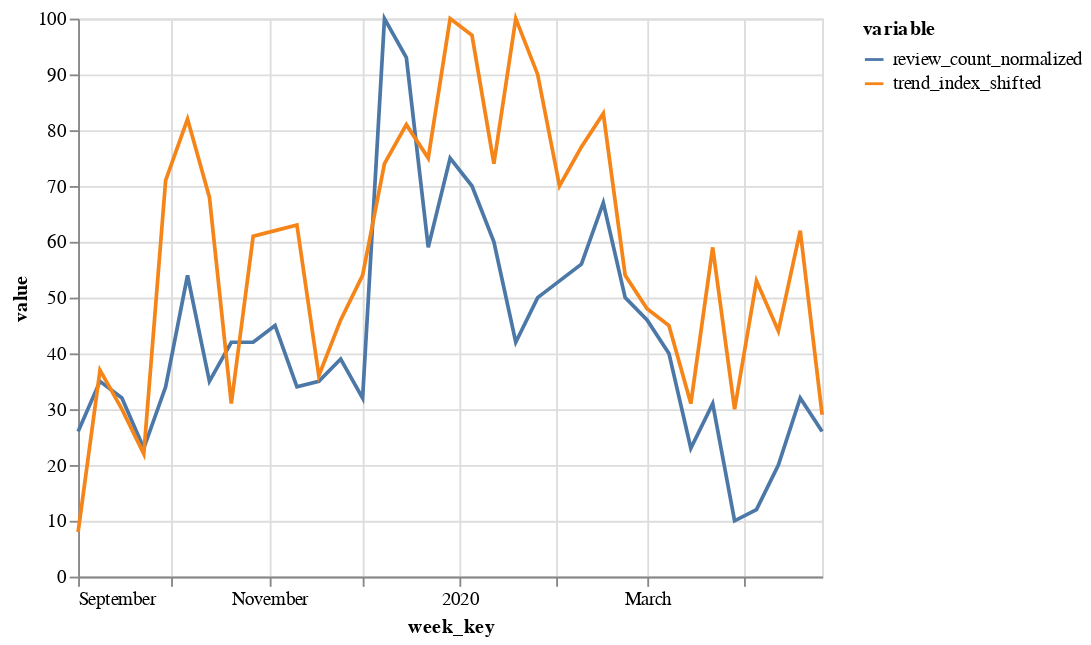

Notebook source saved alongside this figure:
### Markdown cell above
Another example of WF-1000XM3

### Code cell
df_wf_1000_xm3 = data_import_clean('WF-1000XM3', 100)
df_wf_1000_xm3['trend_index_shifted'] = df_wf_1000_xm3['trend_index'].shift(9)
df_wf_1000_xm3.dropna(subset=['review_count', 'trend_index_shifted'], how='any', inplace=True)
df_wf_1000_xm3['review_count_normalized'] = (df_wf_1000_xm3['review_count']/df_wf_1000_xm3['review_count'].max()*100).astype(int)

alt.Chart(df_wf_1000_xm3).mark_line().transform_fold(
    fold=['review_count_normalized', 'trend_index_shifted'], 
    as_=['variable', 'value']
).encode(
    x='week_key',
    y='value:Q',
    color='variable:N'
)

### Figure 1 — Vega-Lite specification as saved in the notebook (floating-point values rounded to 4 significant figures)
{"config": {"view": {"continuousWidth": 400, "continuousHeight": 300}}, "data": {"name": "data-31e5bdb3888f020627f8d814dcad9c68"}, "mark": "line", "encoding": {"color": {"type": "nominal", "field": "variable"}, "x": {"type": "temporal", "field": "week_key"}, "y": {"type": "quantitative", "field": "value"}}, "transform": [{"fold": ["review_count_normalized", "trend_index_shifted"], "as": ["variable", "value"]}], "$schema": "https://vega.github.io/schema/vega-lite/v4.8.1.json", "datasets": {"data-31e5bdb3888f020627f8d814dcad9c68": [{"review_date_key": "2019-09-01T00:00:00", "average_rating": 3.235, "review_count": 17.0, "Week": "2019-09-01T00:00:00", "trend_index": 62, "week_key": "2019-09-01T00:00:00", "product_name": "WF-1000XM3", "price": 100, "trend_index_shifted": 8.0, "review_count_normalized": 26}, {"review_date_key": "2019-09-08T00:00:00", "average_rating": 3.783, "review_count": 23.0, "Week": "2019-09-08T00:00:00", "trend_index": 63, "week_key": "2019-09-08T00:00:00", "product_name": "WF-1000XM3", "price": 100, "trend_index_shifted": 37.0, "review_count_normalized": 35}, {"review_date_key": "2019-09-15T00:00:00", "average_rating": 3.905, "review_count": 21.0, "Week": "2019-09-15T00:00:00", "trend_index": 36, "week_key": "2019-09-15T00:00:00", "product_name": "WF-1000XM3", "price": 100, "trend_index_shifted": 30.0, "review_count_normalized": 32}, {"review_date_key": "2019-09-22T00:00:00", "average_rating": 3.467, "review_count": 15.0, "Week": "2019-09-22T00:00:00", "trend_index": 46, "week_key": "2019-09-22T00:00:00", "product_name": "WF-1000XM3", "price": 100, "trend_index_shifted": 22.0, "review_count_normalized": 23}, {"review_date_key": "2019-09-29T00:00:00", "average_rating": 3.364, "review_count": 22.0, "Week": "2019-09-29T00:00:00", "trend_index": 54, "week_key": "2019-09-29T00:00:00", "product_name": "WF-1000XM3", "price": 100, "trend_index_shifted": 71.0, "review_count_normalized": 34}, {"review_date_key": "2019-10-06T00:00:00", "average_rating": 3.2, "review_count": 35.0, "Week": "2019-10-06T00:00:00", "trend_index": 74, "week_key": "2019-10-06T00:00:00", "product_name": "WF-1000XM3", "price": 100, "trend_index_shifted": 82.0, "review_count_normalized": 54}, {"review_date_key": "2019-10-13T00:00:00", "average_rating": 3.174, "review_count": 23.0, "Week": "2019-10-13T00:00:00", "trend_index": 81, "week_key": "2019-10-13T00:00:00", "product_name": "WF-1000XM3", "price": 100, "trend_index_shifted": 68.0, "review_count_normalized": 35}, {"review_date_key": "2019-10-20T00:00:00", "average_rating": 3.889, "review_count": 27.0, "Week": "2019-10-20T00:00:00", "trend_index": 75, "week_key": "2019-10-20T00:00:00", "product_name": "WF-1000XM3", "price": 100, "trend_index_shifted": 31.0, "review_count_normalized": 42}, {"review_date_key": "2019-10-27T00:00:00", "average_rating": 3.407, "review_count": 27.0, "Week": "2019-10-27T00:00:00", "trend_index": 100, "week_key": "2019-10-27T00:00:00", "product_name": "WF-1000XM3", "price": 100, "trend_index_shifted": 61.0, "review_count_normalized": 42}, {"review_date_key": "2019-11-03T00:00:00", "average_rating": 3.724, "review_count": 29.0, "Week": "2019-11-03T00:00:00", "trend_index": 97, "week_key": "2019-11-03T00:00:00", "product_name": "WF-1000XM3", "price": 100, "trend_index_shifted": 62.0, "review_count_normalized": 45}, {"review_date_key": "2019-11-10T00:00:00", "average_rating": 3.818, "review_count": 22.0, "Week": "2019-11-10T00:00:00", "trend_index": 74, "week_key": "2019-11-10T00:00:00", "product_name": "WF-1000XM3", "price": 100, "trend_index_shifted": 63.0, "review_count_normalized": 34}, {"review_date_key": "2019-11-17T00:00:00", "average_rating": 3.87, "review_count": 23.0, "Week": "2019-11-17T00:00:00", "trend_index": 100, "week_key": "2019-11-17T00:00:00", "product_name": "WF-1000XM3", "price": 100, "trend_index_shifted": 36.0, "review_count_normalized": 35}, {"review_date_key": "2019-11-24T00:00:00", "average_rating": 3.44, "review_count": 25.0, "Week": "2019-11-24T00:00:00", "trend_index": 90, "week_key": "2019-11-24T00:00:00", "product_name": "WF-1000XM3", "price": 100, "trend_index_shifted": 46.0, "review_count_normalized": 39}, {"review_date_key": "2019-12-01T00:00:00", "average_rating": 3.714, "review_count": 21.0, "Week": "2019-12-01T00:00:00", "trend_index": 70, "week_key": "2019-12-01T00:00:00", "product_name": "WF-1000XM3", "price": 100, "trend_index_shifted": 54.0, "review_count_normalized": 32}, {"review_date_key": "2019-12-08T00:00:00", "average_rating": 4.078, "review_count": 64.0, "Week": "2019-12-08T00:00:00", "trend_index": 77, "week_key": "2019-12-08T00:00:00", "product_name": "WF-1000XM3", "price": 100, "trend_index_shifted": 74.0, "review_count_normalized": 100}, {"review_date_key": "2019-12-15T00:00:00", "average_rating": 3.75, "review_count": 60.0, "Week": "2019-12-15T00:00:00", "trend_index": 83, "week_key": "2019-12-15T00:00:00", "product_name": "WF-1000XM3", "price": 100, "trend_index_shifted": 81.0, "review_count_normalized": 93}, {"review_date_key": "2019-12-22T00:00:00", "average_rating": 3.658, "review_count": 38.0, "Week": "2019-12-22T00:00:00", "trend_index": 54, "week_key": "2019-12-22T00:00:00", "product_name": "WF-1000XM3", "price": 100, "trend_index_shifted": 75.0, "review_count_normalized": 59}, {"review_date_key": "2019-12-29T00:00:00", "average_rating": 3.646, "review_count": 48.0, "Week": "2019-12-29T00:00:00", "trend_index": 48, "week_key": "2019-12-29T00:00:00", "product_name": "WF-1000XM3", "price": 100, "trend_index_shifted": 100.0, "review_count_normalized": 75}, {"review_date_key": "2020-01-05T00:00:00", "average_rating": 3.844, "review_count": 45.0, "Week": "2020-01-05T00:00:00", "trend_index": 45, "week_key": "2020-01-05T00:00:00", "product_name": "WF-1000XM3", "price": 100, "trend_index_shifted": 97.0, "review_count_normalized": 70}, {"review_date_key": "2020-01-12T00:00:00", "average_rating": 3.718, "review_count": 39.0, "Week": "2020-01-12T00:00:00", "trend_index": 31, "week_key": "2020-01-12T00:00:00", "product_name": "WF-1000XM3", "price": 100, "trend_index_shifted": 74.0, "review_count_normalized": 60}, {"review_date_key": "2020-01-19T00:00:00", "average_rating": 4.111, "review_count": 27.0, "Week": "2020-01-19T00:00:00", "trend_index": 59, "week_key": "2020-01-19T00:00:00", "product_name": "WF-1000XM3", "price": 100, "trend_index_shifted": 100.0, "review_count_normalized": 42}, {"review_date_key": "2020-01-26T00:00:00", "average_rating": 4.094, "review_count": 32.0, "Week": "2020-01-26T00:00:00", "trend_index": 30, "week_key": "2020-01-26T00:00:00", "product_name": "WF-1000XM3", "price": 100, "trend_index_shifted": 90.0, "review_count_normalized": 50}, {"review_date_key": "2020-02-02T00:00:00", "average_rating": 3.647, "review_count": 34.0, "Week": "2020-02-02T00:00:00", "trend_index": 53, "week_key": "2020-02-02T00:00:00", "product_name": "WF-1000XM3", "price": 100, "trend_index_shifted": 70.0, "review_count_normalized": 53}, {"review_date_key": "2020-02-09T00:00:00", "average_rating": 3.583, "review_count": 36.0, "Week": "2020-02-09T00:00:00", "trend_index": 44, "week_key": "2020-02-09T00:00:00", "product_name": "WF-1000XM3", "price": 100, "trend_index_shifted": 77.0, "review_count_normalized": 56}, {"review_date_key": "2020-02-16T00:00:00", "average_rating": 3.256, "review_count": 43.0, "Week": "2020-02-16T00:00:00", "trend_index": 62, "week_key": "2020-02-16T00:00:00", "product_name": "WF-1000XM3", "price": 100, "trend_index_shifted": 83.0, "review_count_normalized": 67}, {"review_date_key": "2020-02-23T00:00:00", "average_rating": 3.656, "review_count": 32.0, "Week": "2020-02-23T00:00:00", "trend_index": 29, "week_key": "2020-02-23T00:00:00", "product_name": "WF-1000XM3", "price": 100, "trend_index_shifted": 54.0, "review_count_normalized": 50}, {"review_date_key": "2020-03-01T00:00:00", "average_rating": 3.833, "review_count": 30.0, "Week": "2020-03-01T00:00:00", "trend_index": 51, "week_key": "2020-03-01T00:00:00", "product_name": "WF-1000XM3", "price": 100, "trend_index_shifted": 48.0, "review_count_normalized": 46}, {"review_date_key": "2020-03-08T00:00:00", "average_rating": 3.654, "review_count": 26.0, "Week": "2020-03-08T00:00:00", "trend_index": 24, "week_key": "2020-03-08T00:00:00", "product_name": "WF-1000XM3", "price": 100, "trend_index_shifted": 45.0, "review_count_normalized": 40}, {"review_date_key": "2020-03-15T00:00:00", "average_rating": 4.133, "review_count": 15.0, "Week": "2020-03-15T00:00:00", "trend_index": 35, "week_key": "2020-03-15T00:00:00", "product_name": "WF-1000XM3", "price": 100, "trend_index_shifted": 31.0, "review_count_normalized": 23}, {"review_date_key": "2020-03-22T00:00:00", "average_rating": 3.35, "review_count": 20.0, "Week": "2020-03-22T00:00:00", "trend_index": 38, "week_key": "2020-03-22T00:00:00", "product_name": "WF-1000XM3", "price": 100, "trend_index_shifted": 59.0, "review_count_normalized": 31}, {"review_date_key": "2020-03-29T00:00:00", "average_rating": 4.429, "review_count": 7.0, "Week": "2020-03-29T00:00:00", "trend_index": 35, "week_key": "2020-03-29T00:00:00", "product_name": "WF-1000XM3", "price": 100, "trend_index_shifted": 30.0, "review_count_normalized": 10}, {"review_date_key": "2020-04-05T00:00:00", "average_rating": 3.0, "review_count": 8.0, "Week": "2020-04-05T00:00:00", "trend_index": 27, "week_key": "2020-04-05T00:00:00", "product_name": "WF-1000XM3", "price": 100, "trend_index_shifted": 53.0, "review_count_normalized": 12}, {"review_date_key": "2020-04-12T00:00:00", "average_rating": 3.846, "review_count": 13.0, "Week": "2020-04-12T00:00:00", "trend_index": 40, "week_key": "2020-04-12T00:00:00", "product_name": "WF-1000XM3", "price": 100, "trend_index_shifted": 44.0, "review_count_normalized": 20}, {"review_date_key": "2020-04-19T00:00:00", "average_rating": 3.19, "review_count": 21.0, "Week": "2020-04-19T00:00:00", "trend_index": 58, "week_key": "2020-04-19T00:00:00", "product_name": "WF-1000XM3", "price": 100, "trend_index_shifted": 62.0, "review_count_normalized": 32}, {"review_date_key": "2020-04-26T00:00:00", "average_rating": 3.824, "review_count": 17.0, "Week": "2020-04-26T00:00:00", "trend_index": 28, "week_key": "2020-04-26T00:00:00", "product_name": "WF-1000XM3", "price": 100, "trend_index_shifted": 29.0, "review_count_normalized": 26}]}}
